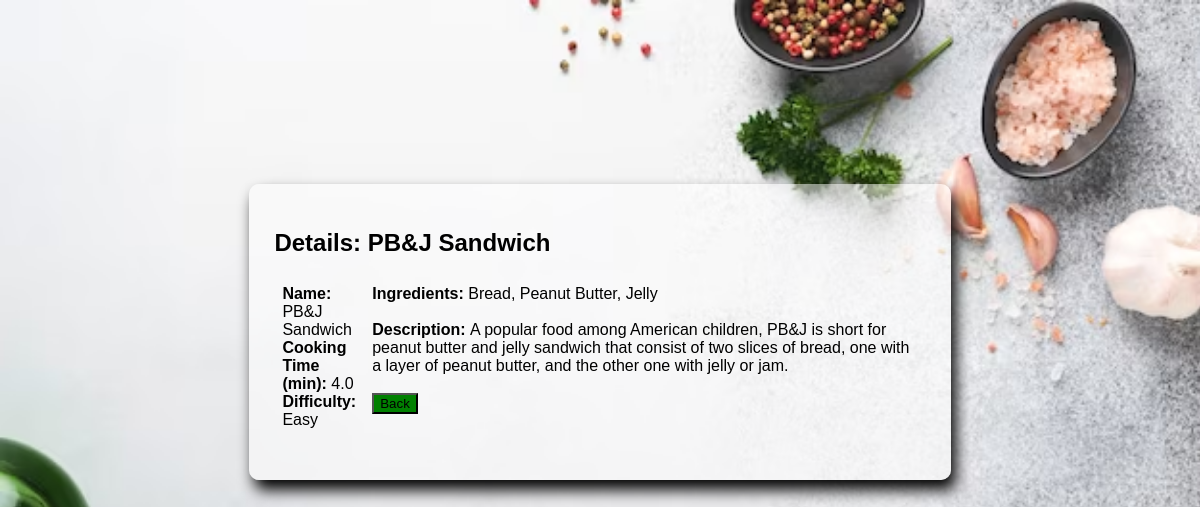
Screenshot of /list/1 (signed in) with the database file from the repository.
### recipes/models.py (models this page shows, shortened)
class Recipe (models.Model):
    name = models.CharField(max_length=120)
    cooking_time = models.FloatField(help_text='in minutes')
    ingredients = models.CharField(max_length=350)
    description = models.TextField()
    pic = models.ImageField(upload_to='recipes', default='no_image.svg')
    def calculate_difficulty(self):
        ingredients = self.ingredients.split(', ')
        if self.cooking_time < 10 and len(ingredients) < 7:
            difficulty = 'Easy'
        elif self.cooking_time < 10 and len(ingredients) >= 7:
            difficulty = 'Medium'
        elif self.cooking_time >= 10 and len(ingredients) < 7:
            difficulty = 'Intermediate'
        elif self.cooking_time >= 10 and len(ingredients) >= 7:
            difficulty = 'Hard'
        return difficulty

### recipes/views.py (the view)
# urls.py: path('list/<pk>', RecipeDetailView.as_view(), name='detail'),
class RecipeDetailView(LoginRequiredMixin, DetailView):
    model = Recipe
    template_name = 'recipes/detail.html'

### recipes/templates/recipes/detail.html (shortened to what this page needs)
{% load static %}
<!DOCTYPE html>
<html lang="en">
<head>
  <link rel="stylesheet" type="text/css" href="{% static 'recipes/css/styles.css' %}">
</head>
<div class="details_modal">
  <h2>Details: {{object.name}}</h2>
  <div class="details_body">
    <div class="details_short">
      <b>Name: </b> {{object.name}} <br>
      <b>Cooking Time (min): </b> {{object.cooking_time}} <br>
      <b>Difficulty: </b> {{object.calculate_difficulty}} <br><br>
    </div>
    <div class="details_long">
      <b>Ingredients: </b> {{object.ingredients}} <br><br>
      <b>Description: </b> {{object.description}} <br><br>
      <button onclick="goBack()" class="login_btn">Back</button>
    </div>
  </div>
</div>
</html>

### recipes/static/recipes/css/styles.css (style rules this page uses)
.details_modal { width: 55%; background-color: rgba(255, 255, 255, 0.5); border-radius: 10px; padding: 25px; box-shadow: 5px 10px 15px; margin: 0 auto; margin-top: 23vh; font-family: 'Roboto Mono', 'Calibri', 'Trebuchet MS', sans-serif; }
.details_body { display: flex; }
.details_short, .details_long { padding: 8px; }
button.login_btn { background-color: green; }

### rows the page displays
Recipe: name "PB&J Sandwich", cooking_time "4.0", calculate_difficulty "Easy", ingredients "Bread, Peanut Butter, Jelly", description "A popular food among American children, PB&J is short for peanut butter and jelly sandwich that consist of two slices of bread, one with a layer of peanut butter, and the other one with jelly or jam."
